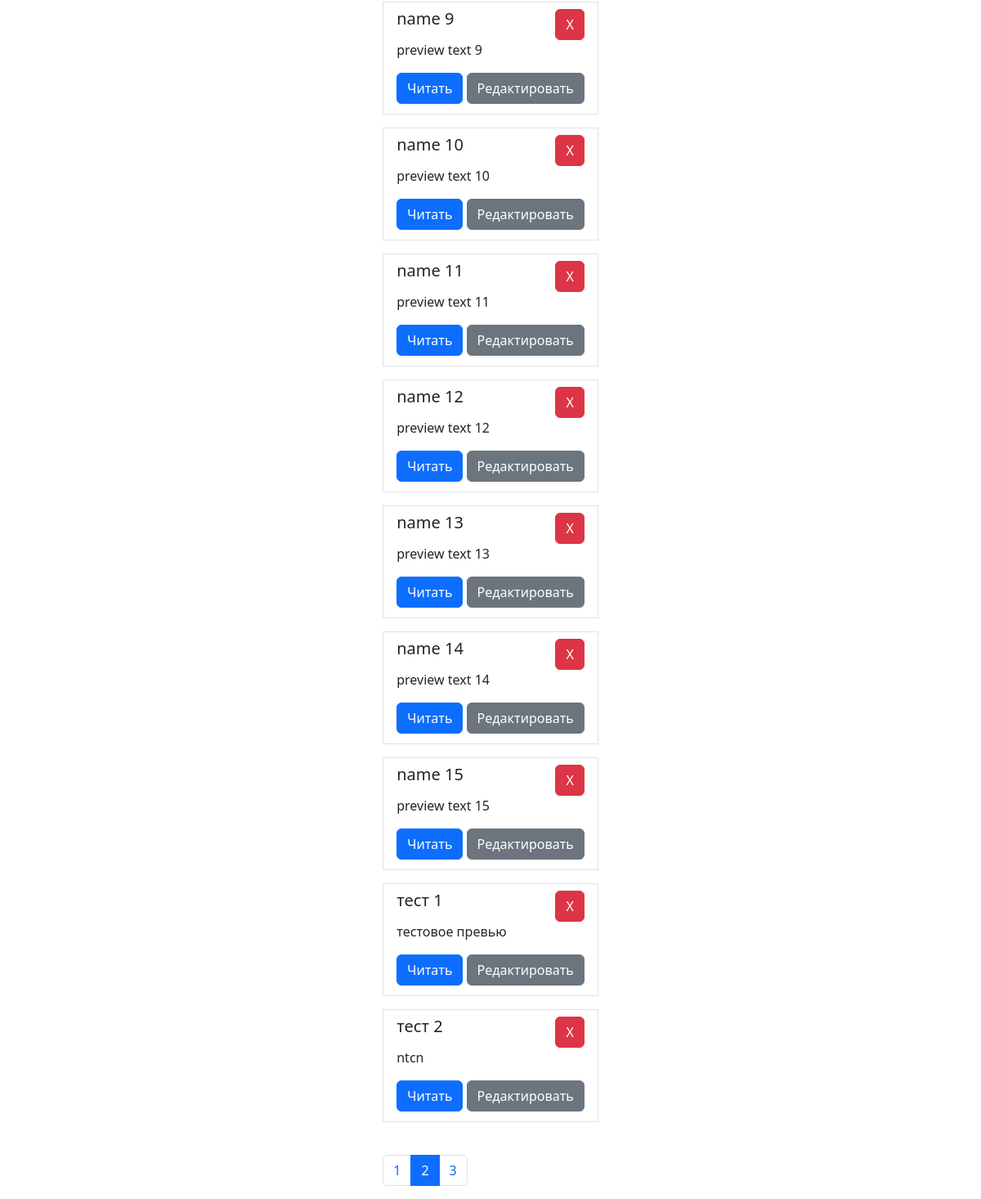
Before: / (lower part) with the older database file.
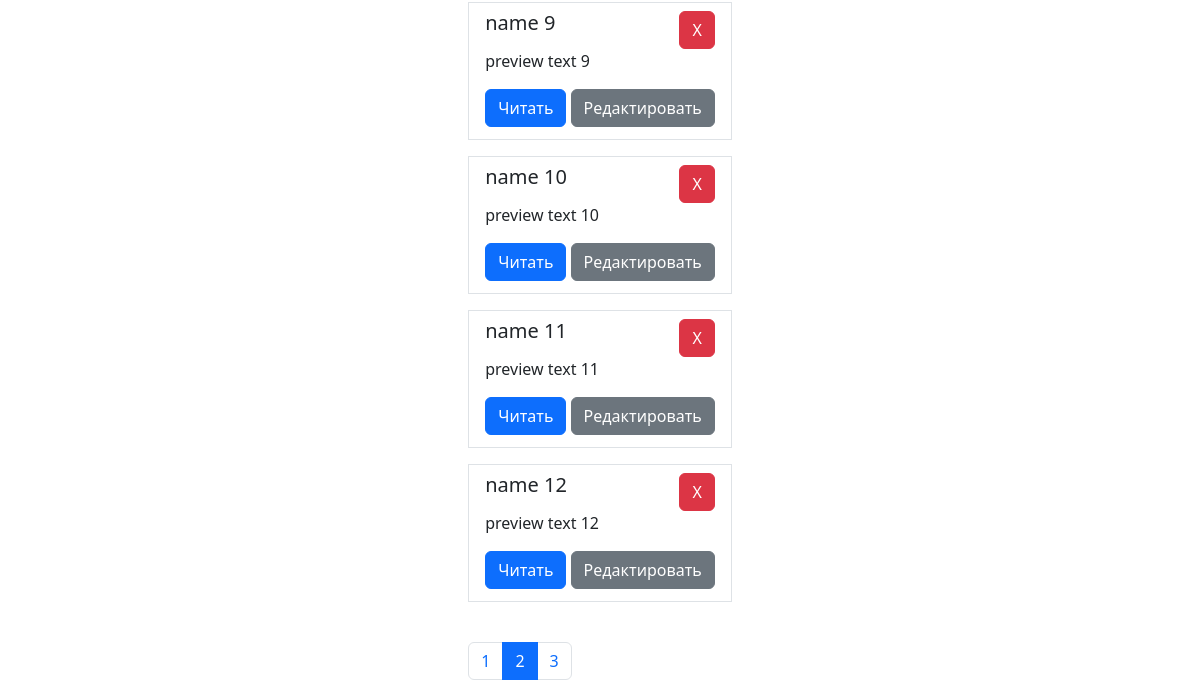
After: the same page with the newer database file.
### tables this page shows
CREATE TABLE news (
    id INTEGER PRIMARY KEY AUTOINCREMENT,
    name TEXT,
    preview TEXT,
    detail TEXT
);

### kernel/Router/Route.php (called while the page is built, shortened)
<?php
class Route
{
    public function getAction()
    {
        return $this->action;
    }
}

### kernel/View/View.php (called while the page is built, shortened)
<?php
class View
{
    public function show(string $name, array $data = []): void
    {
        $viewPath = APP_PATH."/views/$name.php";
        extract($data);
        include_once $viewPath;
    }
}

### kernel/Controller/Controller.php (called while the page is built, shortened)
<?php
abstract class Controller
{
    private View $view;
    private Database $database;
    public function setView(View $view): void
    {
        $this->view = $view;
    }
    public function view(string $name, array $data = []): void
    {
        $this->view->show($name, $data);
    }
    public function setDatabase(Database $database): void
    {
        $this->database = $database;
    }
    public function db(): Database
    {
        return $this->database;
    }
}

### src/Controllers/NewsController.php (called while the page is built, shortened)
<?php
class NewsController extends Controller
{
    public function index(): void
    {
        $news = $this->db()->all('news');
        $this->view('home', [
            'news' => $news,
        ]);
    }
}

### kernel/App.php (called while the page is built, shortened)
<?php
class App
{
    private Container $container;
    public function __construct()
    {
        $this->container = new Container();
    }
    public function init(): void
    {
        $this->container->router->dispatch(
            $this->container->request->uri(),
            $this->container->request->method()
        );
    }
}

### public/index.php (called while the page is built, shortened)
<?php
$app = new App();
$app->init();

### kernel/Database/Database.php (called while the page is built, shortened)
<?php
class Database
{
    private \PDO $pdo;
    private function connect()
    {
        $path = $this->config->get('DB_PATH');
        try {
            $this->pdo = new \PDO("sqlite:" . $path);
        } catch (\PDOException $exception) {
            exit($exception->getMessage());
        }
    }
    public function all(string $table): array
    {
        $result = [];
        $sql = "SELECT * FROM $table";
        $stmt = $this->pdo->prepare($sql);
        try {
            $stmt->execute();
        } catch (\PDOException $exception) {
            return false;
        }
        while ($row = $stmt->fetch(\PDO::FETCH_ASSOC)) {
            $result[] = [
                'id' => $row['id'],
                'name' => $row['name'],
                'preview' => $row['preview'],
                'detail' => $row['detail'],
            ];
        }
        return $result;
    }
}

### config/config.php (called while the page is built)
<?php
return [
    'DB_PATH' => APP_PATH . '\db.sqlite',
];

### kernel/Config/Config.php (called while the page is built, shortened)
<?php
class Config
{
    public function get(string $key, $default = null): mixed
    {
        $config = require APP_PATH."/config/config.php";
        return $config[$key] ?? $default;
    }
}

### views/home.php (the view, shortened to what this page needs)
<?php include_once 'includes/header.php'
?>
<div>
    <div class="list-group">
        <?php foreach ($news as $item): ?>
            <div class="mb-3">
                <div class="list-group-item list-group-item-action">
                    <div class="d-flex w-100 justify-content-between">
                        <h5 class="mb-1"><?= $item['name'] ?></h5>
                        <form action="/news/destroy"  method="post">
                            <button type="submit" class="btn btn-danger">X</button>
                        </form>
                    </div>
                    <p class="mb-1"><?= $item['preview'] ?></p>
                    <div class="mt-3 mb-1">
                        <a href="/news/show?id=<?= $item['id'] ?>" class="btn btn-primary">Читать</a>
                        <a href="" class="btn btn-secondary">Редактировать</a>
                    </div>
                </div>
            </div>
        <?php endforeach; ?>
    </div>
    <nav class="mt-4">
        <ul class="pagination">
            <li class="page-item"><a class="page-link" href="#">1</a></li>
            <li class="page-item active">
                <a class="page-link" href="#">2</a>
            </li>
            <li class="page-item"><a class="page-link" href="#">3</a></li>
        </ul>
    </nav>
</div>
<?php include_once 'includes/footer.php'?>

### kernel/Router/Router.php (shortened to what this page needs)
<?php
class Router
{
    private array $routes = [
        'GET' => [],
        'POST' => [],
    ];
    public function dispatch(string $uri, string $method): void
    {
        $route = $this->findRoute($uri, $method);
        if (is_array($route->getAction())) {
            $controller = new $controller();
            call_user_func([$controller, $route->getAction()[1]]);
        } else {
            call_user_func($route->getAction());
        }
    }
    private function getRoutes(): array
    {
        return require_once APP_PATH . "/config/routes.php";
    }
    private function setRoutes(): void
    {
        $routes = $this->getRoutes();
        foreach ($routes as $route) {
            $this->routes[$route->getMethod()][$route->getUri()] = $route;
        }
    }
    private function findRoute(string $uri, string $method): Route|false
    {
        return $this->routes[$method][$uri];
    }
}

### views/includes/header.php (shortened to what this page needs)
<!doctype html>
<html lang="en">
<head>
    <link href="https://cdn.jsdelivr.net/npm/bootstrap@5.3.3/dist/css/bootstrap.min.css" rel="stylesheet">
</head>
<body>
    <section class="container d-flex justify-content-center">

### views/includes/footer.php
    </section>
</body>
</html>

Changed rows visible on the page:
removed news: name "name 13", preview "preview text 13"
removed news: name "name 14", preview "preview text 14"
removed news: name "name 15", preview "preview text 15"
removed news: name "тест 1", preview "тестовое превью"
removed news: name "тест 2", preview "ntcn"
